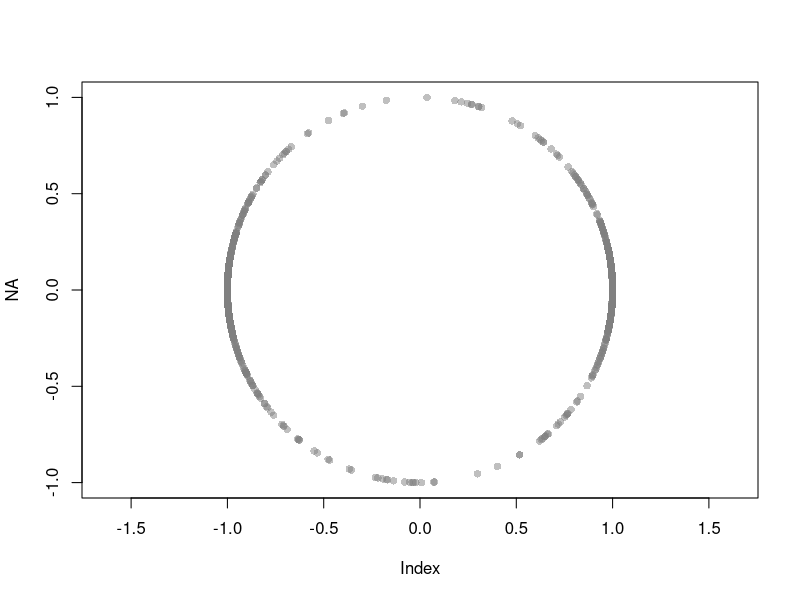

Here is the R script that generated this plot:
set.seed(10)

trials <- 1000
v_mat <- matrix(NA, ncol = trials, nrow = 3)
poly_gamma <- matrix(c(1, 0, 0, -1, 0, 0, 0, 1, 0, 0, -1, 0), ncol = 3, nrow = 4, byrow = T)
poly_u <- c(1, -.5, 3, 3)

.l2norm <- function(x){sqrt(sum(x^2))}

i <- 1
while(TRUE){
  #generate two samples, both having mean 0
  x1 <- rnorm(2); x1 <- c(x1, -sum(x1))
  x2 <- rnorm(2); x2 <- c(x2, -sum(x2))

  #check to see if both samples lie to polyhedron
  if(any(poly_gamma %*% x1 > poly_u) | any(poly_gamma %*% x2 > poly_u)) next()

  #compute the difference, record the direction
  dif <- x1 - x2
  v_mat[,i] <- dif/.l2norm(dif)

  i <- i + 1
  if(i > trials) break()
}

basis1 <- c(1,1,1); basis1 <- basis1/.l2norm(basis1)
basis2 <- c(0,-1,1); basis2 <- basis2/.l2norm(basis2)
basis3 <- c(-2,1,1); basis3 <- basis3/.l2norm(basis3)
basis <- cbind(basis1, basis2, basis3)

v_mat <- apply(v_mat, 2, function(x){
  solve(basis, x)[2:3]
})

#plot the difference with respect to the null space
plot(NA, xlim = c(-1, 1), ylim = c(-1, 1), asp = T)
points(v_mat[1,], v_mat[2,], pch = 16, col = rgb(0.5, 0.5, 0.5, 0.5),
       xlab = "Basis 2", ylab = "Basis 3")
